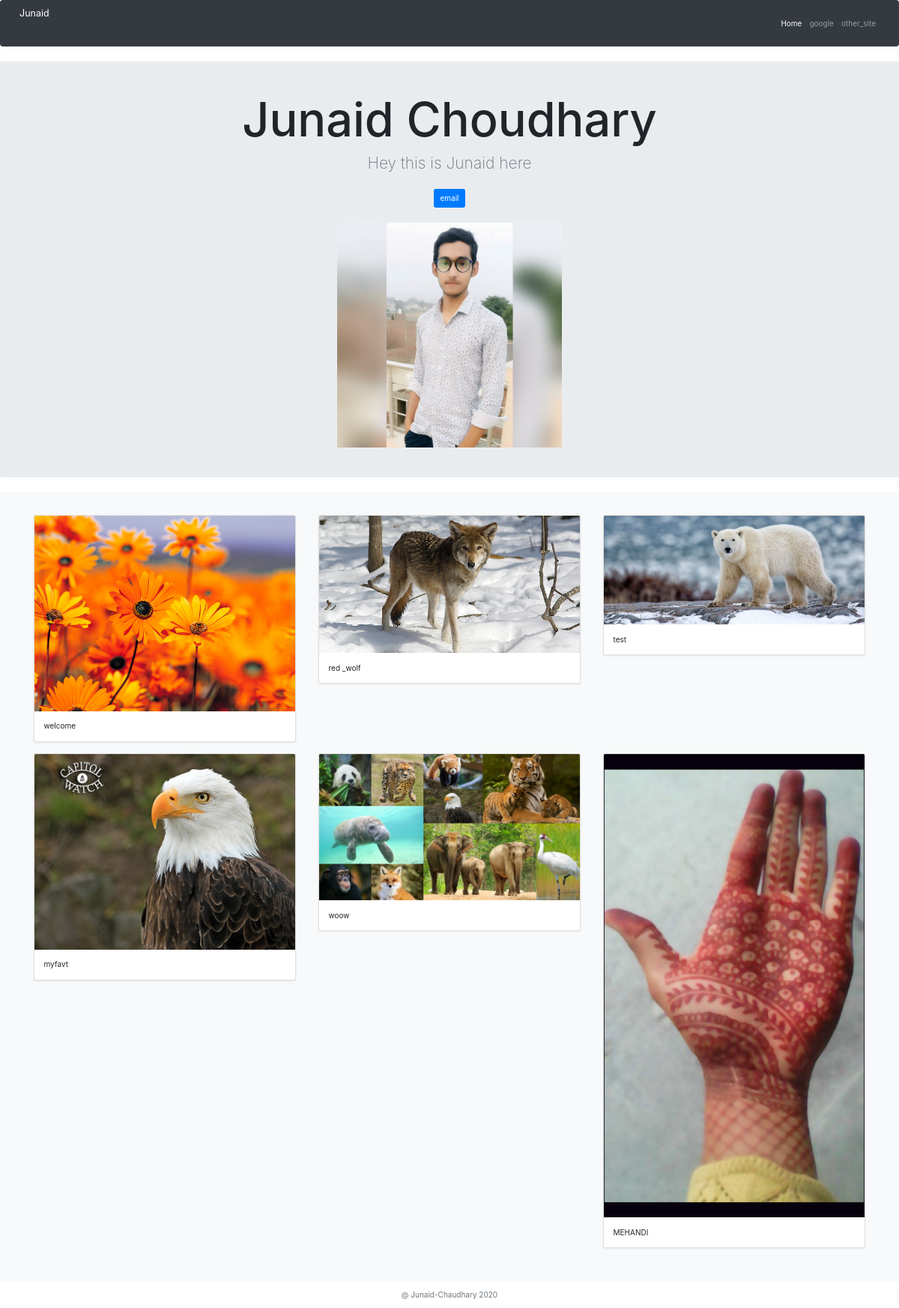
The page / on the database its author committed.
### jobs/models.py (models this page shows)
class Job(models.Model):
	image = models.ImageField(upload_to='images/')
	summary = models.CharField(max_length=200)

### jobs/views.py (the view)
# urls.py: 2. Add a URL to urlpatterns:  path('', views.home, name='home')
def home(request):
	jobs= Job.objects
	return render(request,'jobs/home.html',{'jobs':jobs})

### jobs/templates/jobs/home.html (shortened to what this page needs)
<!doctype html>
<html lang="en">
  <head>
    {% load static %}
    <link rel="stylesheet" href="../bootstrap.css">
<link rel="stylesheet" href="https://stackpath.bootstrapcdn.com/bootstrap/4.3.1/css/bootstrap.min.css">
  </head>
  <body>
    <header>
  <nav class="navbar navbar-expand-lg navbar-dark bg-dark">
  <a class="navbar-brand" href="#">Junaid</a>
  <div class="collapse navbar-collapse" id="navbarNavAltMarkup">
    <div class="navbar-nav ml-auto">
      <a class="nav-item nav-link active" href="127.0.0.1:8000/admin">Home <span class="sr-only">(current)</span></a>
      <a class="nav-item nav-link" href="https://www.google.com/">google</a>
      <a class="nav-item nav-link" href="http://newdiode.blogspot.com/">other_site</a>
    </div>
  </div>
</nav>
</header>
<main role="main">
  <section class="jumbotron text-center">
    <div class="container">
      <h1 class="jumbotron-heading">Junaid Choudhary</h1>
      <p class="lead text-muted">Hey this is Junaid here</p>
      <p>
        <a href="mailto:mjkhan309@gmail.com" class="btn btn-primary my-2">email</a>
      </p>
      <img src="../../../media/images/junaid.jpg" height='300'>
    </div>
  </section>
  <div class="album py-5 bg-light">
    <div class="container">
           <div class="row">
            {% for job in jobs.all %}
            <div class="col-md-4">
              <div class="card mb-4 shadow-sm">
                <img class="card-img-top" src = "{{job.image.url}}"/>
                <div  class="card-body">
                  <p class="card-text">{{job.summary}}</p>
                </div>
              </div>
            </div>
            {% endfor %}
           </div>
    </div>
  </div>
</main>
<footer class="text-muted">
  <div class="container">
  </div>
<footer class="text-muted">
  <div class="container text-center">
    <p>@ Junaid-Chaudhary {% now "Y" %}</p>
  </div>
</footer></body>
</html>

### rows shown on the page
Job: image (picture), summary "welcome"
Job: image (picture), summary "red _wolf"
Job: image (picture), summary "test"
Job: image (picture), summary "myfavt"
Job: image (picture), summary "woow"
Job: image (picture), summary "MEHANDI"
